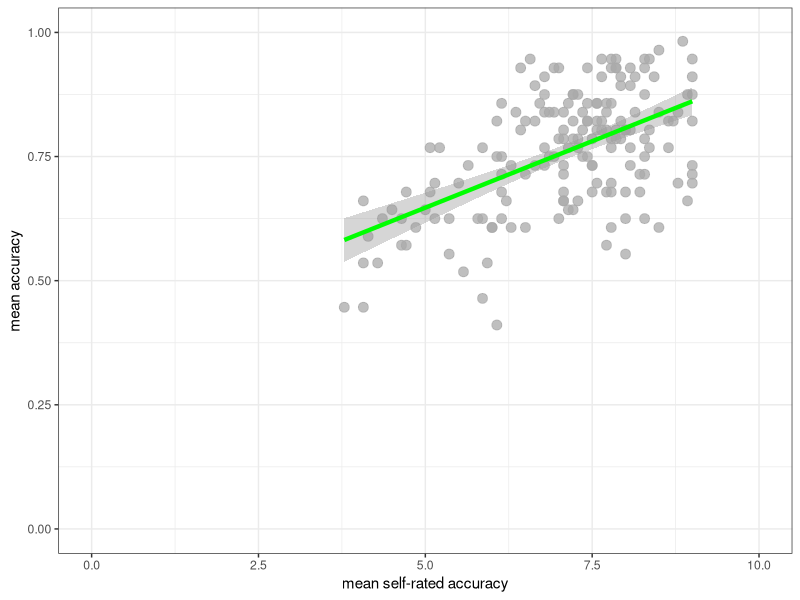
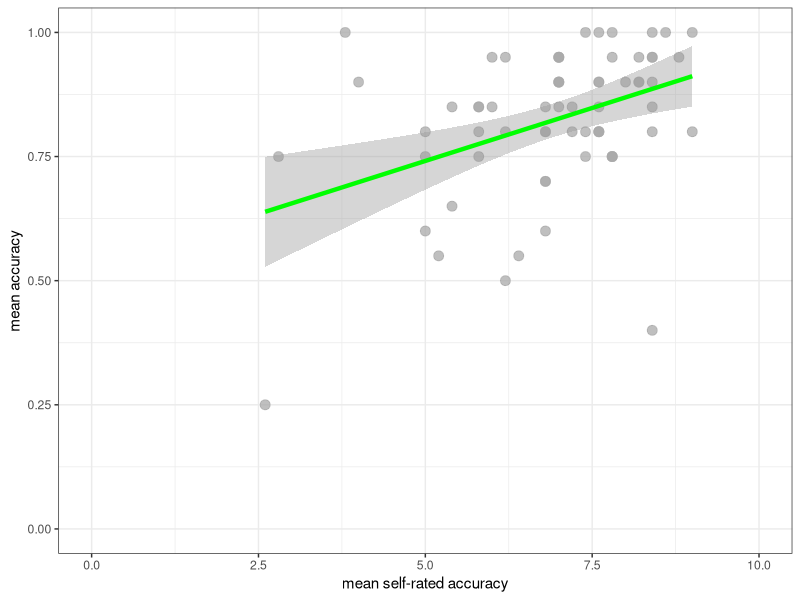

Write R code to recreate these figures, in order. (Note: this script raises an error after producing the figures.)
## ---- chunk 1
#| warning: false
#| echo: false
library(kableExtra)
library(tidyverse)
## ---- chunk 2
#| warning: false
#| echo: false
study.one.gen <- read_csv("study-one-general-participants.csv")  
study.two.gen <- read_csv("study-two-general-participants.csv")
study.122 <- read_csv("2023-24_PSYC122-participants.csv")  
## ---- chunk 3
#| label: headcheck-wide
#| echo: false
# head(behaviour.rt)
study.two.gen %>%
  filter(participant_ID == c('studytwo.1', 'studytwo.10', 'studytwo.100', 'studytwo.101')) %>%
  as.data.frame() %>%
  kable() %>%
  kable_styling()
## ---- chunk 4
ggplot(data = study.two.gen, aes(x = mean.self, y = mean.acc)) +
  geom_point(alpha = 0.75, size = 3, colour = "darkgrey") +
  geom_smooth(method = "lm", size = 1.5, colour = "green") +
  theme_bw() +
  labs(x = "mean self-rated accuracy", y = "mean accuracy") +
  xlim(0, 10) + ylim(0, 1)

ggplot(data = study.122, aes(x = mean.self, y = mean.acc)) +
  geom_point(alpha = 0.75, size = 3, colour = "darkgrey") +
  geom_smooth(method = "lm", size = 1.5, colour = "green") +
  theme_bw() +
  labs(x = "mean self-rated accuracy", y = "mean accuracy") +
  xlim(0, 10) + ylim(0, 1)
## ---- chunk 5
plot.two <- ggplot(data = study.two.gen, aes(x = mean.self, y = mean.acc)) +
  geom_point(alpha = 0.75, size = 3, colour = "darkgrey") +
  geom_smooth(method = "lm", size = 1.5, colour = "green") +
  theme_bw() +
  labs(x = "mean self-rated accuracy", y = "mean accuracy") +
  xlim(0, 10) + ylim(0, 1)

plot.122 <- ggplot(data = study.122, aes(x = mean.self, y = mean.acc)) +
  geom_point(alpha = 0.75, size = 3, colour = "darkgrey") +
  geom_smooth(method = "lm", size = 1.5, colour = "green") +
  theme_bw() +
  labs(x = "mean self-rated accuracy", y = "mean accuracy") +
  xlim(0, 10) + ylim(0, 1)
## ---- chunk 6
plot.two + plot.122
## ---- chunk 7
cor.test(study.two.gen$mean.acc, study.two.gen$mean.self, method = "pearson",  alternative = "two.sided")
## ---- chunk 8
cor.test(study.122$mean.acc, study.122$mean.self, method = "pearson",  alternative = "two.sided")
## ---- chunk 9
model <- lm(mean.acc ~ HLVA + SHIPLEY + FACTOR3, data = study.two.gen)
summary(model)
## ---- chunk 10
model <- lm(mean.acc ~ HLVA + SHIPLEY + FACTOR3, data = study.122)
summary(model)
## ---- chunk 11
model.two <- lm(mean.acc ~ HLVA + SHIPLEY + FACTOR3, data = study.two.gen)
summary(model.two)
model.122 <- lm(mean.acc ~ HLVA + SHIPLEY + FACTOR3, data = study.122)
summary(model.122)
## ---- chunk 12
dat.two <- ggpredict(model.two, "HLVA")
plot.two <- plot(dat.two) + labs(title = "Study Two")
dat.122 <- ggpredict(model.122, "HLVA")
plot.122 <- plot(dat.122) + labs(title = "Study PSYC122")
## ---- chunk 13
plot.two + plot.122
## ---- chunk 14
dat.two <- ggpredict(model.two, "HLVA")
plot.two <- plot(dat.two, colors = "bw", add.data = TRUE) + labs(title = "Study Two")
dat.122 <- ggpredict(model.122, "HLVA")
plot.122 <- plot(dat.122, colors = "bw", add.data = TRUE) + labs(title = "Study PSYC122")
## ---- chunk 15
plot.two + plot.122
